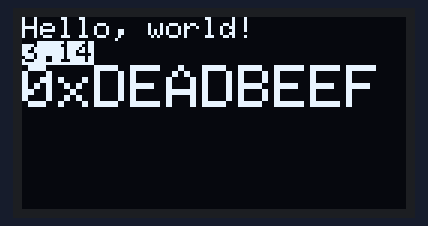
Bench run of a program on a simulated nRF52 board. On the bench: 128×64 one-colour display. The display library's start-up logo is not drawn.

Above: at 2.1 s.

The program:

main.cpp
```cpp
#include "Arduino.h"
#include <Wire.h>
#include <Adafruit_SSD1306.h>

/**
 * @brief       SSD1306 GPIO definition
 *
 * @details     SSD1306_SDA_PIN 35  ->  P1.03
 *              SSD1306_SCL_PIN 44  ->  P1.12
 */
#define SSD1306_SDA_PIN 35
#define SSD1306_SCL_PIN 44

/**
 * @brief       OLED Value Definition.
 *
 */
#define SCREEN_WIDTH 128 // OLED display width, in pixels
#define SCREEN_HEIGHT 64 // OLED display height, in pixels

// Declaration for an SSD1306 display connected to I2C (SDA, SCL pins)
// The pins for I2C are defined by the Wire-library.
// On an arduino UNO:       A4(SDA), A5(SCL)
// On an arduino MEGA 2560: 20(SDA), 21(SCL)
// On an arduino LEONARDO:   2(SDA),  3(SCL), ...
#define OLED_RESET     -1 // Reset pin # (or -1 if sharing Arduino reset pin)
#define SCREEN_ADDRESS 0x3C ///< See datasheet for Address; 0x3D for 128x64, 0x3C for 128x32
Adafruit_SSD1306 display(SCREEN_WIDTH, SCREEN_HEIGHT, &Wire, OLED_RESET);

/**
 * @brief       Register Definition.
*/
static float Celsius;

/**
 * @brief   Function definition
*/
void testdrawstyles(void);

/**
 * @brief
 *
 */
void setup()
{
    Wire.setPins(SSD1306_SDA_PIN, SSD1306_SCL_PIN);

    // SSD1306_SWITCHCAPVCC = generate display voltage from 3.3V internally
    if(!display.begin(SSD1306_SWITCHCAPVCC, SCREEN_ADDRESS))
    {
        Serial.println(F("SSD1306 allocation failed"));
        for(;;); // Don't proceed, loop forever
    }

    // Show initial display buffer contents on the screen --
    // the library initializes this with an Adafruit splash screen.
    display.display();
    delay(2000); // Pause for 2 seconds
}

/**
 * @brief
 *
 */
void loop()
{
    testdrawstyles();
}

void testdrawstyles(void) {
  display.clearDisplay();

  display.setTextSize(1);             // Normal 1:1 pixel scale
  display.setTextColor(SSD1306_WHITE);        // Draw white text
  display.setCursor(0,0);             // Start at top-left corner
  display.println(F("Hello, world!"));

  display.setTextColor(SSD1306_BLACK, SSD1306_WHITE); // Draw 'inverse' text
  display.println(3.141592);

  display.setTextSize(2);             // Draw 2X-scale text
  display.setTextColor(SSD1306_WHITE);
  display.print(F("0x")); display.println(0xDEADBEEF, HEX);

  display.display();
  delay(2000);
}
```
